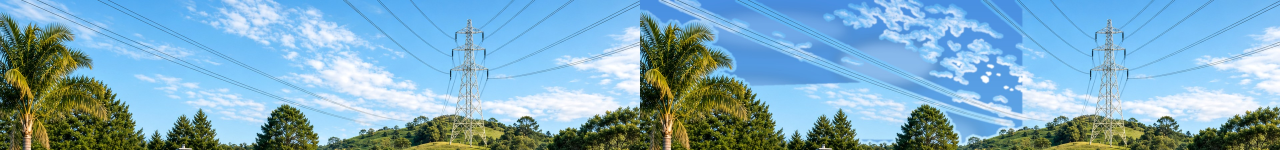
#> input picture home-assistant/solar-dashboard/assets/sky-replace-v14-qa.jpg, 3840 x 450 px, given in place of 332 Three Mile Bush Road-3.jpg, which was not available (shown at 1/3 size)
$ python build_v3_backgrounds.py
#> lines starting #> are read from the running program, lines starting #| are printed output that depends on the picture; pictures that were not available may be replaced by others from this repository, and a replacement may not be noted
#!/usr/bin/env python3
"""Build v3 photoreal backgrounds from drone aerial (332 Three Mile Bush Road-3.jpg)."""

from __future__ import annotations

import argparse
from pathlib import Path

from PIL import Image, ImageDraw, ImageEnhance, ImageFilter

ROOT = Path(__file__).resolve().parents[1]
SRC = ROOT / "www" / "solar-dashboard" / "source-photos" / "332 Three Mile Bush Road-3.jpg"
OUT = ROOT / "www" / "solar-dashboard" / "backgrounds" / "v3"
SIZE = (1920, 1080)

# Pixel anchors on 1920×1080 master (aerial: house centre, garage right, array far right)
ANCHORS = {
    "array": (1680, 520),
    "garage": (1280, 480),
    "house": (820, 520),
    "grid": (420, 620),
}


def crop_16_9(img: Image.Image) -> Image.Image:
    w, h = img.size
    target = 16 / 9
    if w / h > target:
        nw = int(h * target)
        left = (w - nw) // 2
        box = (left, 0, left + nw, h)
    else:
        nh = int(w / target)
        top = (h - nh) // 2
        box = (0, top, w, top + nh)
    return img.crop(box).resize(SIZE, Image.Resampling.LANCZOS)


def dashed_line(draw: ImageDraw.ImageDraw, a: tuple[int, int], b: tuple[int, int], colour: str, width: int = 4) -> None:
    import math

    x0, y0 = a
    x1, y1 = b
    length = math.hypot(x1 - x0, y1 - y0)
    if length < 1:
        return
    dash, gap = 18, 12
    n = int(length / (dash + gap)) + 1
    for i in range(n):
        t0 = i * (dash + gap) / length
        t1 = min(1.0, (i * (dash + gap) + dash) / length)
        draw.line(
            (x0 + (x1 - x0) * t0, y0 + (y1 - y0) * t0, x0 + (x1 - x0) * t1, y0 + (y1 - y0) * t1),
            fill=colour,
            width=width,
        )


def arrow_head(draw: ImageDraw.ImageDraw, tip: tuple[int, int], origin: tuple[int, int], colour: str) -> None:
    import math

    tx, ty = tip
    ox, oy = origin
    ang = math.atan2(ty - oy, tx - ox)
    size = 14
    for da in (2.6, -2.6):
        ax = tx - size * math.cos(ang - da)
        ay = ty - size * math.sin(ang - da)
        draw.polygon([(tx, ty), (ax, ay), (ox, oy)], fill=colour)


def draw_overlays(base: Image.Image) -> Image.Image:
    img = base.copy()
    draw = ImageDraw.Draw(img, "RGBA")
    amber = (245, 200, 66, 220)
    white = (255, 255, 255, 200)
    array, garage, house, grid = ANCHORS["array"], ANCHORS["garage"], ANCHORS["house"], ANCHORS["grid"]

    draw.rectangle((1580, 380, 1860, 660), outline=(245, 200, 66, 90), width=2)
    dashed_line(draw, array, garage, "#f5c842", 4)
    dashed_line(draw, garage, house, "#f5c842", 4)
    dashed_line(draw, grid, garage, "#ffffff", 3)
    arrow_head(draw, garage, array, amber)
    arrow_head(draw, house, garage, amber)
    arrow_head(draw, garage, grid, white)
    return img


def variant(img: Image.Image, mode: str) -> Image.Image:
    if mode == "clear":
        return img
    if mode == "cloudy":
        return ImageEnhance.Brightness(img).enhance(0.92)
    if mode == "covered":
        g = img.convert("L").filter(ImageFilter.GaussianBlur(1))
        return Image.merge("RGB", (g, g, g)).point(lambda p: min(255, int(p * 0.88)))
    if mode == "very_covered":
        g = img.convert("L").filter(ImageFilter.GaussianBlur(2))
        dark = Image.merge("RGB", (g, g, g)).point(lambda p: min(255, int(p * 0.72)))
        return ImageEnhance.Color(dark).enhance(0.35)
    if mode == "night":
        n = ImageEnhance.Brightness(img).enhance(0.28)
        return ImageEnhance.Color(n).enhance(0.45)
    raise ValueError(mode)


def main() -> None:
    parser = argparse.ArgumentParser()
    parser.add_argument("--source", type=Path, default=SRC)
    parser.add_argument("--out", type=Path, default=OUT)
    args = parser.parse_args()
    args.out.mkdir(parents=True, exist_ok=True)
    master = crop_16_9(Image.open(args.source).convert("RGB"))
#> in crop_16_9, `w, h = img.size`: w = 3840; h = 450
#> in crop_16_9, `nw = int(h * target)`: nw = 800
#> in crop_16_9, `left = (w - nw) // 2`: left = 1520
#> in crop_16_9, `box = (left, 0, left + nw, h)`: box = (1520, 0, 2320, 450)
#> in crop_16_9, `return img.crop(box).resize(SIZE, Image.Resampling.LANCZOS)`:
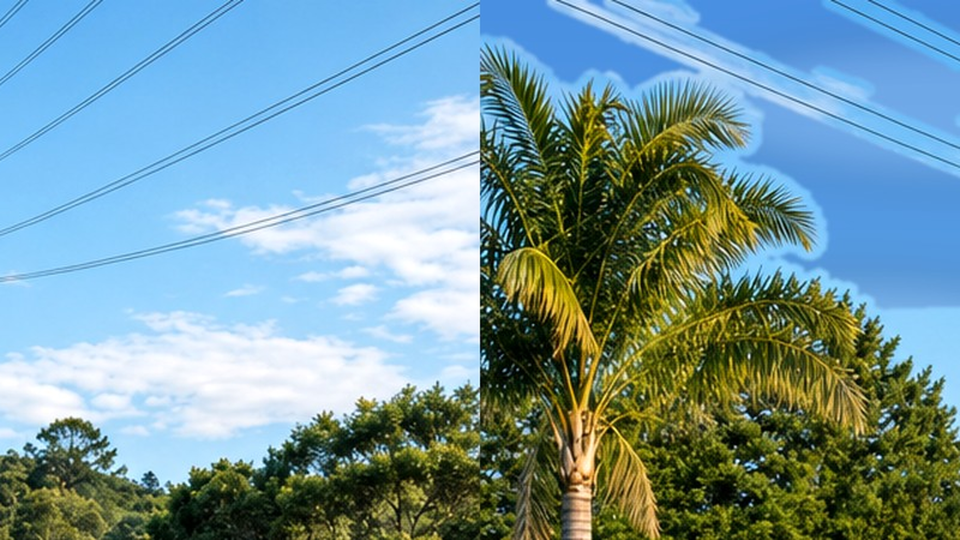
#> returned value: PIL image 1920x1080 RGB (shown at 1/2 size); mean R, G, B 117.6, 151.5, 158.5
    overlaid = draw_overlays(master)
    for name in ("clear", "cloudy", "covered", "very_covered", "night"):
        variant(overlaid, name).save(args.out / f"{name}.jpg", quality=92)
        print(f"wrote {args.out / f'{name}.jpg'}")
#> this loop made 5 passes
#> pass 2, in main, `variant(overlaid, name).save(args.out / f"{name}.jpg", quality=92)`:
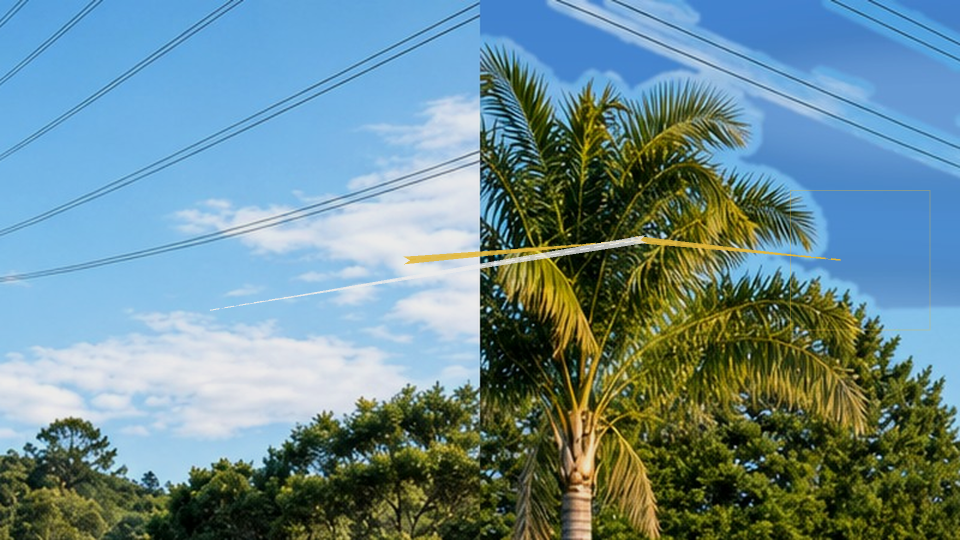
#> saved as cloudy.jpg: PIL image 1920x1080 RGB (shown at 1/2 size); mean R, G, B 108.4, 139.3, 145.5
#> pass 3, in variant (call 3), `g = img.convert("L").filter(ImageFilter.GaussianBlur(1))`:
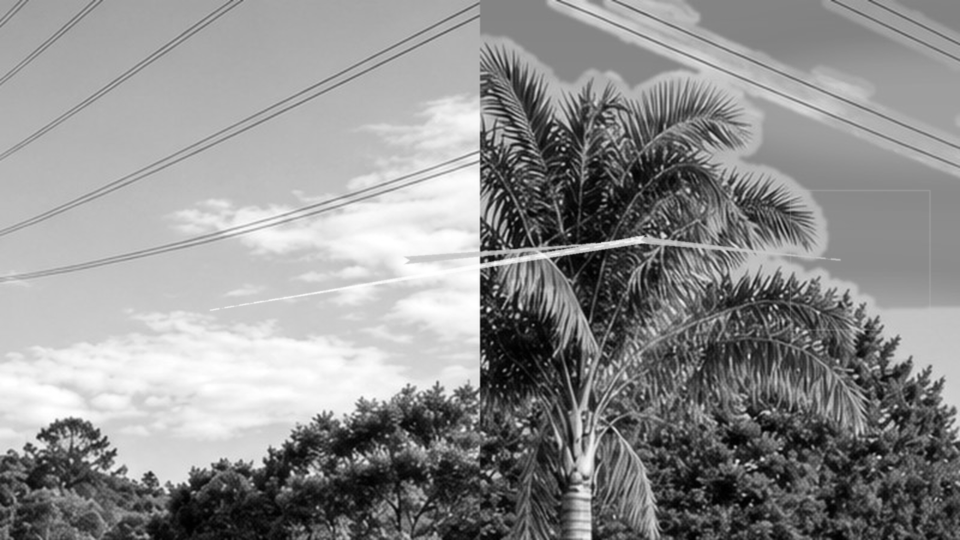
#> g: PIL image 1920x1080 L (shown at 1/2 size); min 0, max 255, mean 142.4


if __name__ == "__main__":
    main()

$ run again, on home-assistant/solar-dashboard/assets/wire-removal-qa.jpg
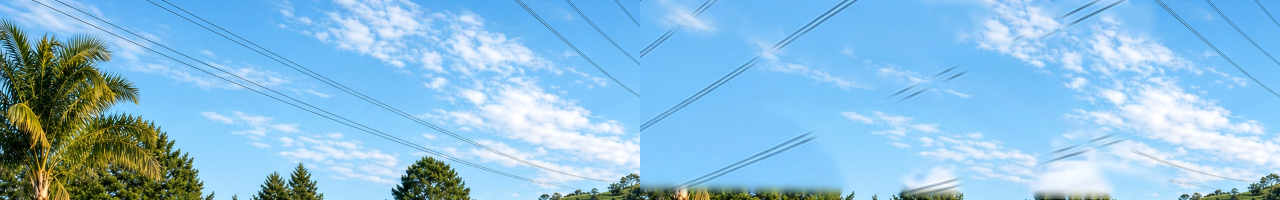
#> input picture home-assistant/solar-dashboard/assets/wire-removal-qa.jpg, 2560 x 400 px, given in place of 332 Three Mile Bush Road-3.jpg, which was not available (shown at 1/2 size)
#> w = 2560; h = 400
#> nw = 711
#> left = 924
#> box = (924, 0, 1635, 400)
#> in crop_16_9, `return img.crop(box).resize(SIZE, Image.Resampling.LANCZOS)`:
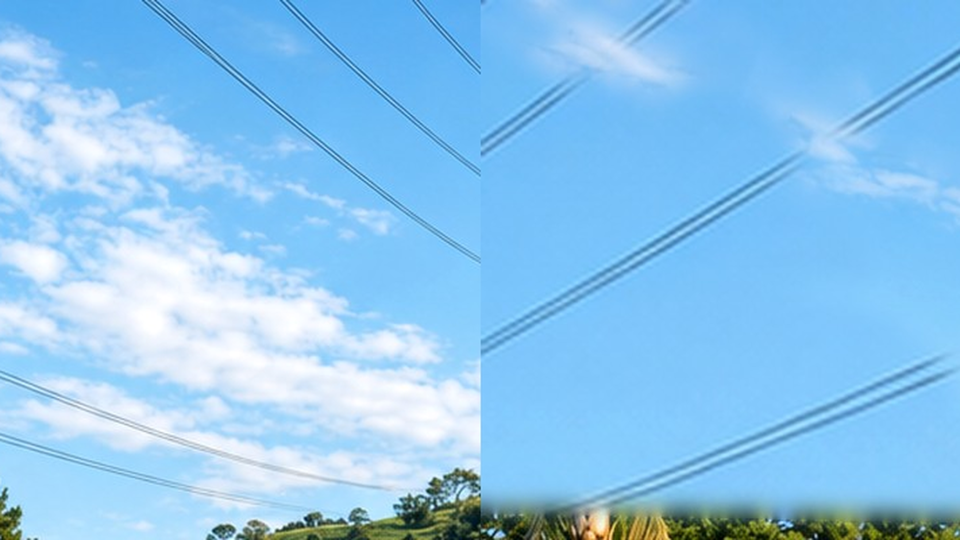
#> returned value: PIL image 1920x1080 RGB (shown at 1/2 size); mean R, G, B 140.8, 198, 239.3
#> the loop in main, `for name in ("clear", "cloudy", "covered", "very_covered", "night"):` made 5 passes
#> pass 3, in variant (call 3), `g = img.convert("L").filter(ImageFilter.GaussianBlur(1))`:
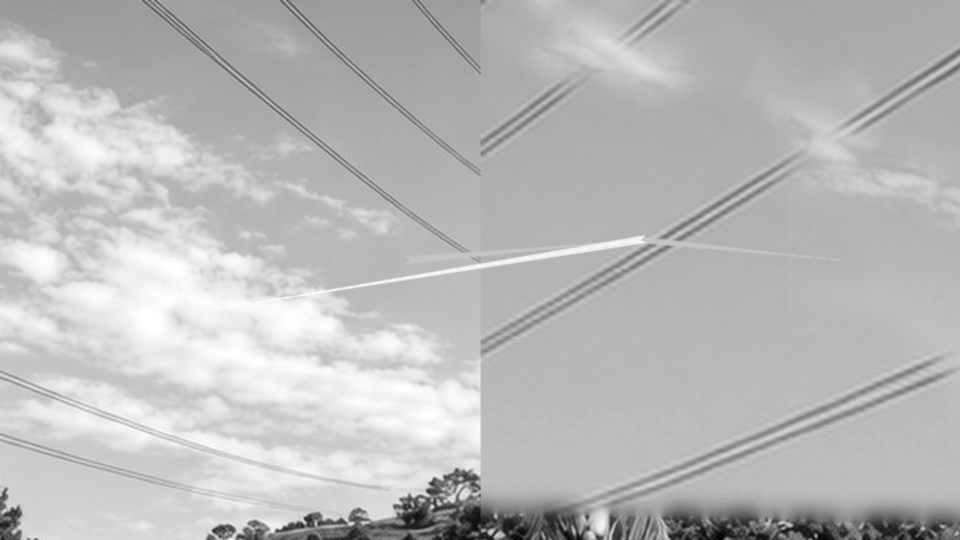
#> g: PIL image 1920x1080 L (shown at 1/2 size); min 1, max 255, mean 185.8
